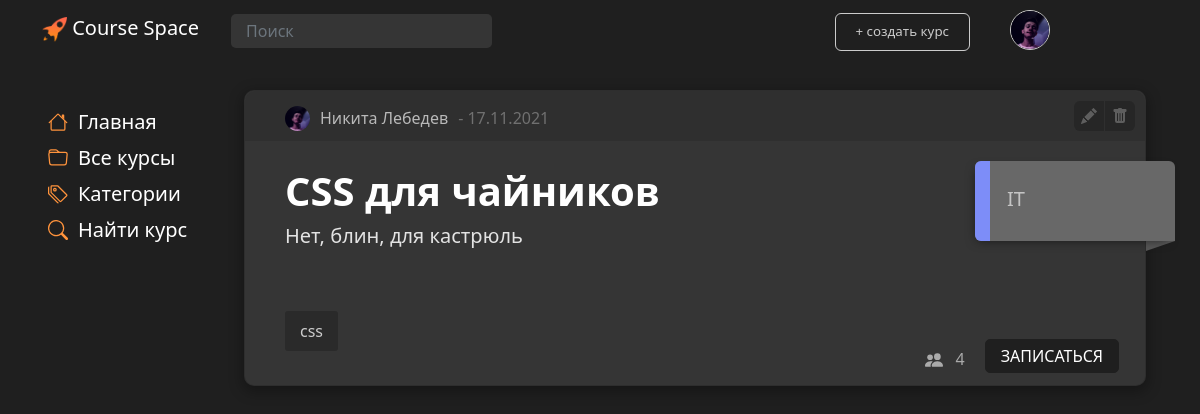
The page /main/course/5/ (signed in) on the database its author committed.
### main/models.py (models this page shows, shortened)
class Profile(models.Model):
    user = models.OneToOneField(settings.AUTH_USER_MODEL, on_delete=models.CASCADE, null=True, )
    surname = models.CharField('surname', max_length=80, null=False)
    name = models.CharField('name', max_length=80, null=False)
    profile_pic = models.ImageField(null=True, blank=True, upload_to="images/profile/")
    birth_date = models.DateField(null=True, blank=True)
    class Meta:
        db_table = 'Profile'

class Courses(models.Model):
    title = models.CharField('title', max_length=80, null=False)
    description = models.TextField('description')
    date = models.TextField('date')
    category = models.ForeignKey(Categories, models.DO_NOTHING, db_column='Category_id')  # Field name made lowercase.
    author = models.ForeignKey(Authors, models.DO_NOTHING, db_column='Author_id')  # Field name made lowercase.
    class Meta:
        db_table = 'Courses'
    def __str__(self):
        return self.title

class Authors(models.Model):
    name = models.CharField('name', max_length=80, null=False)
    user = models.ForeignKey(settings.AUTH_USER_MODEL, models.DO_NOTHING, db_column='User_id')  # Field name made lowercase.
    class Meta:
        db_table = 'Authors'

class CoursesTags(models.Model):
    tag = models.ForeignKey('Tags', on_delete=models.CASCADE, db_column='Tag_id')  # Field name made lowercase.
    course = models.ForeignKey(Courses, on_delete=models.CASCADE, db_column='Course_id')  # Field name made lowercase.
    class Meta:
        db_table = 'Courses_Tags'

class Tags(models.Model):
    title = models.TextField('path')
    class Meta:
        db_table = 'Tags'
    def __str__(self):
        return self.title

class Categories(models.Model):
    title = models.CharField('title', max_length=30, null=False)
    class Meta:
        db_table = 'Categories'
    def __str__(self):
        return self.title

### main/views.py (the view)
# urls.py: path('/course/<int:course_id>/', show_course, name='course'),
def show_course(request, course_id):
    course = Courses.objects.filter(id=course_id)
    all_categories = Categories.objects.all()
    course_tags = CoursesTags.objects.filter(course_id=course_id)
    user = request.user
    user_has_course = CoursesUsers.objects.filter(course_id=course_id, user_id=user.id)
    course_users = CoursesUsers.objects.values('course_id').annotate(total=Count('id'))
    context = {
        'categories': all_categories,
        'courses': course,
        'title': course[0],
        'user_has_course': user_has_course,
        'tags': course_tags,
        'count_users': course_users,
    }
    return render(request, 'main/course.html', context=context)

### main/templates/main/course.html (shortened to what this page needs)
{% extends 'main/base.html' %}
{% block style %}
    {% load static %}
{% endblock %}
{% block content %}
    {% block list %}
        <div class="container">
            <div class="row">
                {% for el in courses%}
                            <div class="card block" id="{{ el.id }}">
                                <div class="cardHeader">
                                    <div class="author" onclick="window.location.href = '{% url 'user_page' el.author.user.pk %}'">
                                    {% if user.profile.profile_pic %}
                                      <img class="courseAuthorAvatarProfile" src="{{el.author.user.profile.profile_pic.url}}">
                                    {% else %}
                                      <img class="courseAuthorAvatarProfile" src="{% static 'main/img/user96.png' %}"><br><br>
                                    {% endif %}
                                    <div id="authorname">
                                         {{ el.author.user.profile.name }} {{ el.author.user.profile.surname }}
                                    </div>
                            </div>
                                    <div class="date"> - {{ el.date }}</div>
                                </div>
                            <div class="cardContainer">
                                <div class="lable">
                                    <div class="text">
                                        <div class="title fs-1">{{ el.title }}</div>
                                    </div>
                                </div>
                                    <div class="desk fs-5">{{el.description|truncatewords:50}}</div>
                                <div class="tags"></br>
                                    {% for tag in tags %}
                                        {% if tag.course.pk == el.pk %}
                                        <div>
                                            {{ tag.tag }}
                                        </div>
                                        {% endif %}
                                    {% endfor %}
                                </div>
                            </div>
                            <div class="stat">
                                <div class="usercount">{% for c in count_users %}{% if c.course_id == el.pk %}{{ c.total }}{% endif %}{% endfor %}</div>
                                {% if user_has_course%}
                                    <div class="userhascourse" onclick="window.location.href = '{% url 'unsub_course' el.pk  %}'">ОТПИСАТЬСЯ</div>
                                {% else %}
                                    <div class="go" onclick="window.location.href = '{% url 'sub_course' el.pk  %}'">ЗАПИСАТЬСЯ</div>
                                {% endif %}
                            </div>
                            <div class="categoryLable">
                                <div class="categor">
                                    <div class="pointBtn" id="l{{ el.category.pk }}"></div>
                                    <div class="categLableText">{{ el.category }}</div>
                                </div>
                            </div>
                            <div class="categoryLableBottom">
                            </div>
                            {% if user == el.author.user %}
                                <div class = "courseToolbar">
                                    <button class = "toolBtn" id="edit" onclick="window.location.href = '{% url 'edit_course' el.pk  %}'">
                                    </button>
                                    <button class = "toolBtn" id="coursedelete" data-bs-toggle="modal" data-bs-target="#deleteModal_{{ el.pk }}">
                                    </button>
                                </div>
                            {% endif %}
                        </div>
                {% endfor %}
            </div>
        </div>
    {% endblock %}
    {% load static %}
{% endblock %}

### main/templates/main/base.html (shortened to what this page needs)
<!DOCTYPE html>
<html lang="ru">
<head>
    {% load static %}
    <link href="https://cdn.jsdelivr.net/npm/bootstrap@5.0.1/dist/css/bootstrap.min.css" rel="stylesheet">
    <link rel="stylesheet" href=" {%  static 'main/css/style.css'%}">
</head>
<body>
<nav class="navbar fixed-top  navbar-expand-md navbar-dark">
        <div class="container">
            <a onclick="window.location.href = '/main/home';" class="navbar-brand fs-5 mb-0 mx-0  ms-0" id="logo">
                <img src="{%  static 'landing/img/logo.png' %}" id="logo_img" width="25" height="25" class="d-inline-block" alt="" loading="lazy">
                Course Space
            </a>
            {% if user.is_authenticated %}
                <a onclick="window.location.href = '{% url 'user_page' user.pk %}'" class="nav-link ">
                    <div id="user">
                        {% if user.profile.profile_pic %}
                            <img class="courseAuthorAvatarProfileBase" src="{{user.profile.profile_pic.url}}">
                        {% else %}
                            <img class="courseAuthorAvatarProfileBase" src="{% static 'main/img/user96.png' %}"><br><br>
                        {% endif %}
                    </div>
                </a>
            {% else %}
                <a onclick="window.location.href = '{% url 'login' %}'" class="nav-link ">
                    <div id="loginBtn">
                        Войти
                    </div>
                </a>
            {% endif %}
            <div class="collapse navbar-collapse " id="navbarContent">
                <ul class="navbar-nav me-auto ">
                    <form action="{% url 'results' %}" method="get" class=" fs-6">
                        <input name="q"  type="text" placeholder="Поиск" class="form-control">
                    </form>
                    {% if user.is_authenticated %}
                        <li class="nav-item" id="createBtn">
                                <button onclick="window.location.href = '{% url 'create_course' %}';" class="nav-link" id="addCourse">
                                    + cоздать курс
                                </button>
                            </li>
                    {% endif %}
                </ul>
            </div>
        </div>
    </nav>
    <div class="container">
        <div class="row">
            <div class="col-2 menucol">
            <div class="List Min navLeft" id=Categories>
        <div class="navLine fs-5" id="navLineHome" onclick="window.location.href ='{% url 'home'%}'">
            <div>Главная</div></div>
        <div class="navLine fs-5" id="navLineAll" onclick="window.location.href = '/main';">
            <div>Все курсы</div></div>
        <div class="navLine fs-5" id="navLineCategory" onclick="window.location.href ='{% url 'categories'%}'">
            <div>Категории</div></div>
        <div class="navLine fs-5" id="navLineSearch" onclick="window.location.href = '{% url 'search_course' %}'">
            <div>Найти курс</div></div>
    </div>
        </div>
        <div class="col">
            {% block content %}
            {% endblock %}
        </div>
        </div>
    </div>
</body>
</html>

### main/static/main/css/design-tokens/colors.css (style rules this page uses)
:root { --black: rgb(31, 31, 31); --lblack: #353535; --llblack: #cbcbcb; --gray: #AAAAAA; --lgray: #D3D3D3; --white: #F0F0F0; --lwhite: #FAFAFA; --lred: #b41b1b; --llred: #b22d2d; --c1: #d5dafa; --c2: #d2e6fd; --c3: #d7fcd7; --c4: #f8fccc; --c5: #fde6cf; --c6: #fdcfcc; --c7: #fdcaf2; --c8: #d1d5f8; --c9: #1F1F1F; --ch1: #c6cdfa; --ch2: #bfdaf8; --ch3: #c3fac3; --ch4: #f1f7ae; --ch5: #fcdab9; --ch6: #f8b8b3; --ch7: #fcb0eb; --ch8: #b7bef8; --ch9: #1f1b1b; --tc1: #7d8df8; --tc2: #68adfc; --tc3: #76df76; --tc4: #c5d140; --tc5: #e2a669; --tc6: #da726a; --tc7: #d667be; --tc8: #646ec9; --tc9: #ffffff; }

### main/static/main/css/design-tokens/img.css (style rules this page uses)
.courseAuthorAvatarProfileBase { object-fit: cover; width: 40px; height: 40px; border-radius: 25px; border-style: solid; border-width: 1px; border-color: var(--llblack); }
.courseAuthorAvatarProfile { object-fit: cover; width: 25px; height: 25px; border-radius: 25px; border-width: 2px; border-color: var(--white); }

### main/static/main/css/design-tokens/text.css (style rules this page uses)
#logo { color: white; }
#user { align-items: center; display: flex; flex: none; color: var(--white); }

### main/static/main/css/design-tokens/MainBlock.css (style rules this page uses)
.navbar { background-color: var(--black); }
body { background-color: var(--black); margin-top: 80px; padding-bottom: 100px; }
.navLine { display: flex; width: 200px; font-weight: 100; padding-top: 3px; padding-bottom: 3px; padding-left: 6px; border-radius: 3px; transition: 0.2s; cursor: pointer; }
.navLine svg { margin-top: 5px; margin-right: 10px; }

### main/static/main/css/design-tokens/form.css (style rules this page uses)
.form-control { background-color: var(--lblack); border-radius: 5px; border: none; padding: 5px 15px; margin-top: 5px; color: var(--gray); }
input { background-color: var(--lblack); border-radius: 5px; border: none; padding: 5px 15px; margin-top: 5px; color: var(--gray); }

### main/static/main/css/design-tokens/button.css (style rules this page uses)
button { background-color: var(--black); color: var(--white); font-size: 10pt; border-radius: 6px; text-align: center; border: none; transition: 0.3s; margin-top: 5px; -webkit-touch-callout: none; -webkit-user-select: none; -khtml-user-select: none; -moz-user-select: none; -ms-user-select: none; user-select: none; }
#addCourse { border-color: var(--llblack); border-style: solid; border-width: 1px; width: 100%; color: var(--llblack); padding-left: 20px; padding-right: 20px; }

### main/static/main/css/design-tokens/MediaQueries.css (style rules this page uses)
@media screen and (min-width: 768px) { #user { position: absolute; right: 150px; top: 10px; } }
@media screen and (min-width: 768px) { #createBtn { position: absolute; right: 230px; top: 8px; } }
@media screen and (min-width: 768px) { .card .lable { width: calc(100% - 210px); } }
@media screen and (min-width: 768px) { .card .desk { width: calc(100% - 210px); } }

### main/static/main/css/design-tokens/profile.css (style rules this page uses)
.tags > div { margin-bottom: 4px; margin-right: 4px; padding: 8px 15px; color:var(--gray); border-radius: 3px; display: inline; width: fit-content; }
.tags > div { background-color: #2a2a2a; color: #cccccc; }

### rows shown on the page
Courses: author.user.profile.profile_pic (picture), author.user.profile.name "Никита", author.user.profile.surname "Лебедев", date "17.11.2021", title "CSS для чайников", description "Нет, блин, для кастрюль", total "4", category "IT"
CoursesTags: tag "css"
